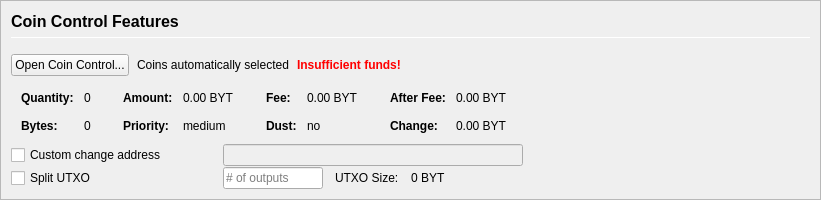
         <widget class="QFrame" name="frameCoinControl">
          <property name="sizePolicy">
           <sizepolicy hsizetype="Expanding" vsizetype="Expanding">
            <horstretch>0</horstretch>
            <verstretch>0</verstretch>
           </sizepolicy>
          </property>
          <property name="maximumSize">
           <size>
            <width>16777215</width>
            <height>16777215</height>
           </size>
          </property>
          <property name="frameShape">
           <enum>QFrame::StyledPanel</enum>
          </property>
          <property name="frameShadow">
           <enum>QFrame::Sunken</enum>
          </property>
          <layout class="QVBoxLayout" name="verticalLayoutCoinControl2">
           <property name="spacing">
            <number>0</number>
           </property>
           <property name="margin">
            <number>0</number>
           </property>
           <item>
            <widget class="QFrame" name="frameCoinControl_BG">
             <layout class="QVBoxLayout" name="verticalLayoutCoinControl" stretch="0,0,0,0,0,0">
              <property name="spacing">
               <number>1</number>
              </property>
              <property name="leftMargin">
               <number>10</number>
              </property>
              <property name="topMargin">
               <number>10</number>
              </property>
              <item>
               <layout class="QHBoxLayout" name="horizontalLayoutCoinControl1">
                <property name="bottomMargin">
                 <number>15</number>
                </property>
                <item>
                 <layout class="QVBoxLayout" name="verticalLayout_3">
                  <property name="spacing">
                   <number>6</number>
                  </property>
                  <item>
                   <widget class="QLabel" name="labelCoinControlFeatures">
                    <property name="sizePolicy">
                     <sizepolicy hsizetype="Preferred" vsizetype="Maximum">
                      <horstretch>0</horstretch>
                      <verstretch>0</verstretch>
                     </sizepolicy>
                    </property>
                    <property name="minimumSize">
                     <size>
                      <width>0</width>
                      <height>20</height>
                     </size>
                    </property>
                    <property name="font">
                     <font>
                      <pointsize>12</pointsize>
                      <weight>75</weight>
                      <bold>true</bold>
                     </font>
                    </property>
                    <property name="styleSheet">
                     <string notr="true">font-weight:bold;</string>
                    </property>
                    <property name="text">
                     <string>Coin Control Features</string>
                    </property>
                   </widget>
                  </item>
                  <item>
                   <widget class="Line" name="line">
                    <property name="minimumSize">
                     <size>
                      <width>0</width>
                      <height>1</height>
                     </size>
                    </property>
                    <property name="maximumSize">
                     <size>
                      <width>16777215</width>
                      <height>1</height>
                     </size>
                    </property>
                    <property name="orientation">
                     <enum>Qt::Horizontal</enum>
                    </property>
                   </widget>
                  </item>
                 </layout>
                </item>
               </layout>
              </item>
              <item>
               <layout class="QHBoxLayout" name="horizontalLayoutCoinControl2" stretch="0,0,0,0">
                <property name="spacing">
                 <number>8</number>
                </property>
                <property name="bottomMargin">
                 <number>10</number>
                </property>
                <item>
                 <widget class="QPushButton" name="pushButtonCoinControl">
                  <property name="styleSheet">
                   <string notr="true"/>
                  </property>
                  <property name="text">
                   <string>Open Coin Control...</string>
                  </property>
                  <property name="autoDefault">
                   <bool>false</bool>
                  </property>
                 </widget>
                </item>
                <item>
                 <widget class="QLabel" name="labelCoinControlAutomaticallySelected">
                  <property name="text">
                   <string>Coins automatically selected</string>
                  </property>
                  <property name="margin">
                   <number>5</number>
                  </property>
                 </widget>
                </item>
                <item>
                 <widget class="QLabel" name="labelCoinControlInsuffFunds">
                  <property name="font">
                   <font>
                    <weight>75</weight>
                    <bold>true</bold>
                   </font>
                  </property>
                  <property name="styleSheet">
                   <string notr="true">color:red;font-weight:bold;</string>
                  </property>
                  <property name="text">
                   <string>Insufficient funds!</string>
                  </property>
                  <property name="margin">
                   <number>5</number>
                  </property>
                 </widget>
                </item>
                <item>
                 <spacer name="horizontalSpacerCoinControl">
                  <property name="orientation">
                   <enum>Qt::Horizontal</enum>
                  </property>
                  <property name="sizeHint" stdset="0">
                   <size>
                    <width>40</width>
                    <height>1</height>
                   </size>
                  </property>
                 </spacer>
                </item>
               </layout>
              </item>
              <item>
               <widget class="QWidget" name="widgetCoinControl" native="true">
                <property name="sizePolicy">
                 <sizepolicy hsizetype="Preferred" vsizetype="Preferred">
                  <horstretch>0</horstretch>
                  <verstretch>0</verstretch>
                 </sizepolicy>
                </property>
                <property name="minimumSize">
                 <size>
                  <width>0</width>
                  <height>0</height>
                 </size>
                </property>
                <property name="styleSheet">
                 <string notr="true"/>
                </property>
                <layout class="QHBoxLayout" name="horizontalLayoutCoinControl5">
                 <property name="margin">
                  <number>0</number>
                 </property>
                 <item>
                  <layout class="QHBoxLayout" name="horizontalLayoutCoinControl3" stretch="0,0,0,1">
                   <property name="spacing">
                    <number>20</number>
                   </property>
                   <property name="topMargin">
                    <number>0</number>
                   </property>
                   <property name="bottomMargin">
                    <number>10</number>
                   </property>
                   <item>
                    <layout class="QFormLayout" name="formLayoutCoinControl1">
                     <property name="horizontalSpacing">
                      <number>10</number>
                     </property>
                     <property name="verticalSpacing">
                      <number>14</number>
                     </property>
                     <property name="leftMargin">
                      <number>10</number>
                     </property>
                     <property name="topMargin">
                      <number>4</number>
                     </property>
                     <property name="rightMargin">
                      <number>6</number>
                     </property>
                     <item row="0" column="0">
                      <widget class="QLabel" name="labelCoinControlQuantityText">
                       <property name="font">
                        <font>
                         <weight>75</weight>
                         <bold>true</bold>
                        </font>
                       </property>
                       <property name="text">
                        <string>Quantity:</string>
                       </property>
                       <property name="margin">
                        <number>0</number>
                       </property>
                      </widget>
                     </item>
                     <item row="0" column="1">
                      <widget class="QLabel" name="labelCoinControlQuantity">
                       <property name="cursor">
                        <cursorShape>IBeamCursor</cursorShape>
                       </property>
                       <property name="contextMenuPolicy">
                        <enum>Qt::ActionsContextMenu</enum>
                       </property>
                       <property name="text">
                        <string notr="true">0</string>
                       </property>
                       <property name="margin">
                        <number>0</number>
                       </property>
                       <property name="textInteractionFlags">
                        <set>Qt::LinksAccessibleByMouse|Qt::TextSelectableByKeyboard|Qt::TextSelectableByMouse</set>
                       </property>
                      </widget>
                     </item>
                     <item row="1" column="0">
                      <widget class="QLabel" name="labelCoinControlBytesText">
                       <property name="font">
                        <font>
                         <weight>75</weight>
                         <bold>true</bold>
                        </font>
                       </property>
                       <property name="text">
                        <string>Bytes:</string>
                       </property>
                      </widget>
                     </item>
                     <item row="1" column="1">
                      <widget class="QLabel" name="labelCoinControlBytes">
                       <property name="cursor">
                        <cursorShape>IBeamCursor</cursorShape>
                       </property>
                       <property name="contextMenuPolicy">
                        <enum>Qt::ActionsContextMenu</enum>
                       </property>
                       <property name="text">
                        <string notr="true">0</string>
                       </property>
                       <property name="textInteractionFlags">
                        <set>Qt::LinksAccessibleByMouse|Qt::TextSelectableByKeyboard|Qt::TextSelectableByMouse</set>
                       </property>
                      </widget>
                     </item>
                    </layout>
                   </item>
                   <item>
                    <layout class="QFormLayout" name="formLayoutCoinControl2">
                     <property name="horizontalSpacing">
                      <number>10</number>
                     </property>
                     <property name="verticalSpacing">
                      <number>14</number>
                     </property>
                     <property name="leftMargin">
                      <number>6</number>
                     </property>
                     <property name="topMargin">
                      <number>4</number>
                     </property>
                     <property name="rightMargin">
                      <number>6</number>
                     </property>
                     <item row="0" column="0">
                      <widget class="QLabel" name="labelCoinControlAmountText">
                       <property name="font">
                        <font>
                         <weight>75</weight>
                         <bold>true</bold>
                        </font>
                       </property>
                       <property name="text">
                        <string>Amount:</string>
                       </property>
                       <property name="margin">
                        <number>0</number>
                       </property>
                      </widget>
                     </item>
                     <item row="0" column="1">
                      <widget class="QLabel" name="labelCoinControlAmount">
                       <property name="cursor">
                        <cursorShape>IBeamCursor</cursorShape>
                       </property>
                       <property name="contextMenuPolicy">
                        <enum>Qt::ActionsContextMenu</enum>
                       </property>
                       <property name="text">
                        <string notr="true">0.00 BYT</string>
                       </property>
                       <property name="textInteractionFlags">
                        <set>Qt::LinksAccessibleByMouse|Qt::TextSelectableByKeyboard|Qt::TextSelectableByMouse</set>
                       </property>
                      </widget>
                     </item>
                     <item row="1" column="0">
                      <widget class="QLabel" name="labelCoinControlPriorityText">
                       <property name="font">
                        <font>
                         <weight>75</weight>
                         <bold>true</bold>
                        </font>
                       </property>
                       <property name="text">
                        <string>Priority:</string>
                       </property>
                      </widget>
                     </item>
                     <item row="1" column="1">
                      <widget class="QLabel" name="labelCoinControlPriority">
                       <property name="cursor">
                        <cursorShape>IBeamCursor</cursorShape>
                       </property>
                       <property name="contextMenuPolicy">
                        <enum>Qt::ActionsContextMenu</enum>
                       </property>
                       <property name="text">
                        <string>medium</string>
                       </property>
                       <property name="textInteractionFlags">
                        <set>Qt::LinksAccessibleByMouse|Qt::TextSelectableByKeyboard|Qt::TextSelectableByMouse</set>
                       </property>
                      </widget>
                     </item>
                    </layout>
                   </item>
                   <item>
                    <layout class="QFormLayout" name="formLayoutCoinControl3">
                     <property name="horizontalSpacing">
                      <number>10</number>
                     </property>
                     <property name="verticalSpacing">
                      <number>14</number>
                     </property>
                     <property name="leftMargin">
                      <number>6</number>
                     </property>
                     <property name="topMargin">
                      <number>4</number>
                     </property>
                     <property name="rightMargin">
                      <number>6</number>
                     </property>
                     <item row="0" column="0">
                      <widget class="QLabel" name="labelCoinControlFeeText">
                       <property name="font">
                        <font>
                         <weight>75</weight>
                         <bold>true</bold>
                        </font>
                       </property>
                       <property name="text">
                        <string>Fee:</string>
                       </property>
                       <property name="margin">
                        <number>0</number>
                       </property>
                      </widget>
                     </item>
                     <item row="0" column="1">
                      <widget class="QLabel" name="labelCoinControlFee">
                       <property name="cursor">
                        <cursorShape>IBeamCursor</cursorShape>
                       </property>
                       <property name="contextMenuPolicy">
                        <enum>Qt::ActionsContextMenu</enum>
                       </property>
                       <property name="text">
                        <string notr="true">0.00 BYT</string>
                       </property>
                       <property name="textInteractionFlags">
                        <set>Qt::LinksAccessibleByMouse|Qt::TextSelectableByKeyboard|Qt::TextSelectableByMouse</set>
                       </property>
                      </widget>
                     </item>
                     <item row="1" column="0">
                      <widget class="QLabel" name="labelCoinControlLowOutputText">
                       <property name="font">
                        <font>
                         <weight>75</weight>
                         <bold>true</bold>
                        </font>
                       </property>
                       <property name="text">
                        <string>Dust:</string>
                       </property>
                      </widget>
                     </item>
                     <item row="1" column="1">
                      <widget class="QLabel" name="labelCoinControlLowOutput">
                       <property name="cursor">
                        <cursorShape>IBeamCursor</cursorShape>
                       </property>
                       <property name="contextMenuPolicy">
                        <enum>Qt::ActionsContextMenu</enum>
                       </property>
                       <property name="text">
                        <string>no</string>
                       </property>
                       <property name="textInteractionFlags">
                        <set>Qt::LinksAccessibleByMouse|Qt::TextSelectableByKeyboard|Qt::TextSelectableByMouse</set>
                       </property>
                      </widget>
                     </item>
                    </layout>
                   </item>
                   <item>
                    <layout class="QFormLayout" name="formLayoutCoinControl4">
                     <property name="horizontalSpacing">
                      <number>10</number>
                     </property>
                     <property name="verticalSpacing">
                      <number>14</number>
                     </property>
                     <property name="leftMargin">
                      <number>6</number>
                     </property>
                     <property name="topMargin">
                      <number>4</number>
                     </property>
                     <property name="rightMargin">
                      <number>6</number>
                     </property>
                     <item row="0" column="0">
                      <widget class="QLabel" name="labelCoinControlAfterFeeText">
                       <property name="font">
                        <font>
                         <weight>75</weight>
                         <bold>true</bold>
                        </font>
                       </property>
                       <property name="text">
                        <string>After Fee:</string>
                       </property>
                       <property name="margin">
                        <number>0</number>
                       </property>
                      </widget>
                     </item>
                     <item row="0" column="1">
                      <widget class="QLabel" name="labelCoinControlAfterFee">
                       <property name="cursor">
                        <cursorShape>IBeamCursor</cursorShape>
                       </property>
                       <property name="contextMenuPolicy">
                        <enum>Qt::ActionsContextMenu</enum>
                       </property>
                       <property name="text">
                        <string notr="true">0.00 BYT</string>
                       </property>
                       <property name="textInteractionFlags">
                        <set>Qt::LinksAccessibleByMouse|Qt::TextSelectableByKeyboard|Qt::TextSelectableByMouse</set>
                       </property>
                      </widget>
                     </item>
                     <item row="1" column="0">
                      <widget class="QLabel" name="labelCoinControlChangeText">
                       <property name="font">
                        <font>
                         <weight>75</weight>
                         <bold>true</bold>
                        </font>
                       </property>
                       <property name="text">
                        <string>Change:</string>
                       </property>
                      </widget>
                     </item>
                     <item row="1" column="1">
                      <widget class="QLabel" name="labelCoinControlChange">
                       <property name="cursor">
                        <cursorShape>IBeamCursor</cursorShape>
                       </property>
                       <property name="contextMenuPolicy">
                        <enum>Qt::ActionsContextMenu</enum>
                       </property>
                       <property name="text">
                        <string notr="true">0.00 BYT</string>
                       </property>
                       <property name="textInteractionFlags">
                        <set>Qt::LinksAccessibleByMouse|Qt::TextSelectableByKeyboard|Qt::TextSelectableByMouse</set>
                       </property>
                      </widget>
                     </item>
                    </layout>
                   </item>
                  </layout>
                 </item>
                </layout>
               </widget>
              </item>
              <item>
               <layout class="QHBoxLayout" name="horizontalLayoutCoinControl4">
                <property name="spacing">
                 <number>12</number>
                </property>
                <property name="sizeConstraint">
                 <enum>QLayout::SetDefaultConstraint</enum>
                </property>
                <property name="topMargin">
                 <number>0</number>
                </property>
                <property name="rightMargin">
                 <number>0</number>
                </property>
                <item>
                 <widget class="QCheckBox" name="checkBoxCoinControlChange">
                  <property name="sizePolicy">
                   <sizepolicy hsizetype="Preferred" vsizetype="Preferred">
                    <horstretch>0</horstretch>
                    <verstretch>0</verstretch>
                   </sizepolicy>
                  </property>
                  <property name="minimumSize">
                   <size>
                    <width>200</width>
                    <height>0</height>
                   </size>
                  </property>
                  <property name="maximumSize">
                   <size>
                    <width>200</width>
                    <height>16777215</height>
                   </size>
                  </property>
                  <property name="toolTip">
                   <string>If this is activated, but the change address is empty or invalid, change will be sent to a newly generated address.</string>
                  </property>
                  <property name="text">
                   <string>Custom change address</string>
                  </property>
                 </widget>
                </item>
                <item>
                 <widget class="QValidatedLineEdit" name="lineEditCoinControlChange">
                  <property name="enabled">
                   <bool>false</bool>
                  </property>
                  <property name="sizePolicy">
                   <sizepolicy hsizetype="Preferred" vsizetype="Preferred">
                    <horstretch>0</horstretch>
                    <verstretch>0</verstretch>
                   </sizepolicy>
                  </property>
                  <property name="minimumSize">
                   <size>
                    <width>300</width>
                    <height>0</height>
                   </size>
                  </property>
                 </widget>
                </item>
                <item>
                 <widget class="QLabel" name="labelCoinControlChangeLabel">
                  <property name="sizePolicy">
                   <sizepolicy hsizetype="Preferred" vsizetype="Preferred">
                    <horstretch>0</horstretch>
                    <verstretch>0</verstretch>
                   </sizepolicy>
                  </property>
                  <property name="minimumSize">
                   <size>
                    <width>100</width>
                    <height>0</height>
                   </size>
                  </property>
                  <property name="text">
                   <string/>
                  </property>
                  <property name="margin">
                   <number>3</number>
                  </property>
                 </widget>
                </item>
               </layout>
              </item>
              <item>
               <layout class="QHBoxLayout" name="horizontalLayoutCoinControl6">
                <property name="spacing">
                 <number>12</number>
                </property>
                <property name="rightMargin">
                 <number>0</number>
                </property>
                <item>
                 <widget class="QCheckBox" name="splitBlockCheckBox">
                  <property name="sizePolicy">
                   <sizepolicy hsizetype="Preferred" vsizetype="Preferred">
                    <horstretch>0</horstretch>
                    <verstretch>0</verstretch>
                   </sizepolicy>
                  </property>
                  <property name="minimumSize">
                   <size>
                    <width>200</width>
                    <height>0</height>
                   </size>
                  </property>
                  <property name="maximumSize">
                   <size>
                    <width>200</width>
                    <height>16777215</height>
                   </size>
                  </property>
                  <property name="text">
                   <string>Split UTXO</string>
                  </property>
                 </widget>
                </item>
                <item>
                 <widget class="QLineEdit" name="splitBlockLineEdit">
                  <property name="sizePolicy">
                   <sizepolicy hsizetype="Preferred" vsizetype="Preferred">
                    <horstretch>50</horstretch>
                    <verstretch>0</verstretch>
                   </sizepolicy>
                  </property>
                  <property name="minimumSize">
                   <size>
                    <width>100</width>
                    <height>0</height>
                   </size>
                  </property>
                  <property name="maximumSize">
                   <size>
                    <width>100</width>
                    <height>16777215</height>
                   </size>
                  </property>
                  <property name="placeholderText">
                   <string># of outputs</string>
                  </property>
                 </widget>
                </item>
                <item>
                 <widget class="QLabel" name="labelBlockSizeText">
                  <property name="text">
                   <string>UTXO Size:</string>
                  </property>
                 </widget>
                </item>
                <item>
                 <widget class="QLabel" name="labelBlockSize">
                  <property name="text">
                   <string>0 BYT</string>
                  </property>
                 </widget>
                </item>
                <item>
                 <spacer name="horizontalSpacer_7">
                  <property name="orientation">
                   <enum>Qt::Horizontal</enum>
                  </property>
                  <property name="sizeHint" stdset="0">
                   <size>
                    <width>40</width>
                    <height>20</height>
                   </size>
                  </property>
                 </spacer>
                </item>
               </layout>
              </item>
              <item>
               <spacer name="verticalSpacerCoinControl">
                <property name="orientation">
                 <enum>Qt::Vertical</enum>
                </property>
                <property name="sizeHint" stdset="0">
                 <size>
                  <width>800</width>
                  <height>1</height>
                 </size>
                </property>
               </spacer>
              </item>
             </layout>
            </widget>
           </item>
          </layout>
         </widget>
